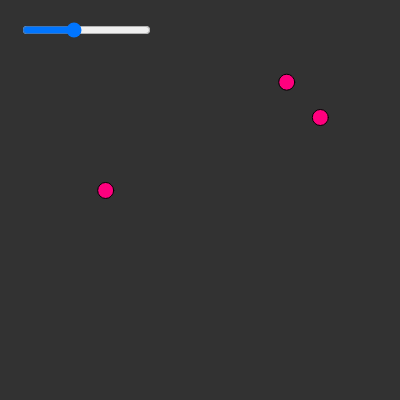
Frame 1 (no input)
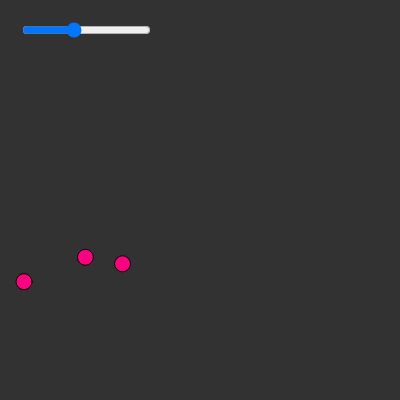
Frame 60 (no input)
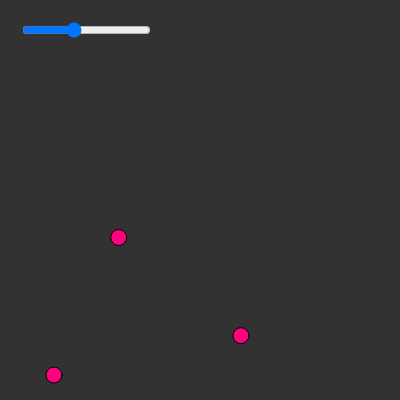
Frame 120 (the mouse pressed at the canvas centre since frame 60)

The p5.js sketch that drew these frames (run headless with seeded random() and noise() and a simulated clock; from frame 60 on, the mouse is pressed at the canvas centre):

// p5.js sketch
// ── sketch.js
 var WIDTH = 0, HEIGTH = 0 ;
 Function.new = function(){
 	var that = Object.create(this.prototype);
 	var other = this.apply(that,arguments);
 	return (typeof other === 'object' && other) || that;
 };
 	
	
	
	
	
var vector = function(x,y){
		this.x = x;
		this.y = y;
	}  
	
vector.prototype.set= function(x,y){
		this.x = x;
		this.y = y;
	}  
	
	
	
vector.prototype.add = function(v){
			this.x += v.x;
			this.y += v.y;
	}
		
	
	
	
	
vector.prototype.sub = function(v){
		this.x -= v.x;
		this.y -= v.y;
	};
		
	
	
	
	
vector.prototype.mult = function(n){
		this.x *= n;
		this.y *= n;
	};
		
	
	
	
	
vector.prototype.div = function(n){
		this.x /= n;
		this.y /= n;
	};
		
	
	
	
	
vector.prototype.mag = function(){
		return sqrt((this.x*this.x) + (this.y* this.y));
	}
		
	
	
	
	
vector.prototype.normalize = function(){
		var length = this.mag();
	
		if(length !== 0){
			this.div(length);
		}
		
	};







 var Location =  new vector(0,0);
 var velocity = new vector(1,3.5);

	

function Mover(scale){
 Location.set(random(width),random(width));
 velocity.set(random(-2,2),random(-2,2));
 Location.mult(scale);
  Location.add(velocity);
  
  if((Location.x > width) || (Location.x < 0 )){
    velocity.x = velocity.x * -1;
  }
  
  if((Location.y > height) || (Location.y < 0 )){
    velocity.y = velocity.y * -1;
  }
  
  fill(255,0,126);
  ellipse(Location.x,Location.y,16,16);
}




var slider;

	
function setup() {
createCanvas(400,400);
frameRate(60);
slider = createSlider(0,255,100);
slider.position(20,20);

}





function draw(){
  background(50)
  stroke(0);
  fill(175);

  var xVal = slider.value()/100;

  Mover(xVal);
  Mover(xVal);
  Mover(xVal);
  
 /*Location.add(Mover.velocity);
  
  if((Location.x > width) || (Location.x < 0 )){
    velocity.x = velocity.x * -1;
  }
  
  if((Location.y > height) || (Location.y < 0 )){
    velocity.y = velocity.y * -1;
  }
  
  fill(255,0,126);
  ellipse(Location.x,Location.y,16,16);
  */
} 
